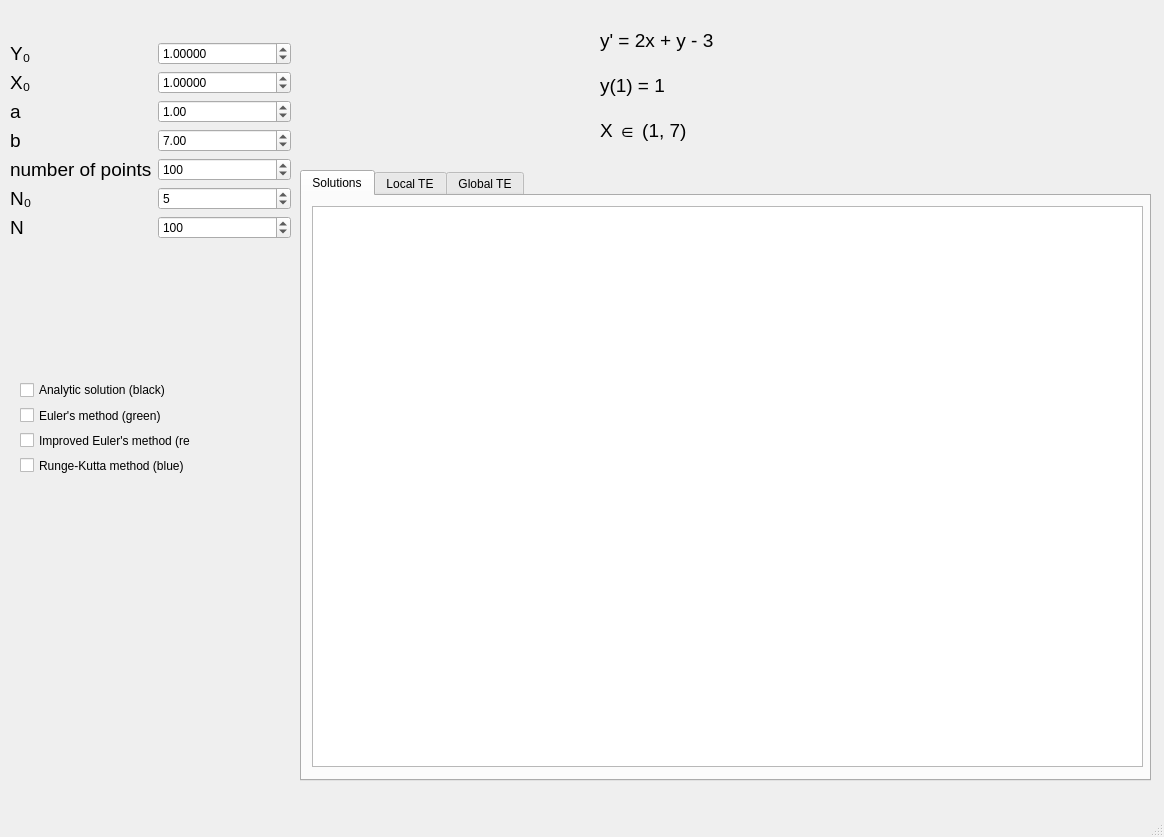
<?xml version="1.0" encoding="UTF-8"?>
<ui version="4.0">
 <class>MainWindow</class>
 <widget class="QMainWindow" name="MainWindow">
  <property name="enabled">
   <bool>true</bool>
  </property>
  <property name="geometry">
   <rect>
    <x>0</x>
    <y>0</y>
    <width>1164</width>
    <height>837</height>
   </rect>
  </property>
  <property name="sizePolicy">
   <sizepolicy hsizetype="Fixed" vsizetype="Fixed">
    <horstretch>0</horstretch>
    <verstretch>0</verstretch>
   </sizepolicy>
  </property>
  <property name="minimumSize">
   <size>
    <width>1164</width>
    <height>837</height>
   </size>
  </property>
  <property name="maximumSize">
   <size>
    <width>1164</width>
    <height>837</height>
   </size>
  </property>
  <property name="windowTitle">
   <string>de_solver_np_b20_01</string>
  </property>
  <widget class="QWidget" name="centralwidget">
   <widget class="QWidget" name="layoutWidget">
    <property name="geometry">
     <rect>
      <x>20</x>
      <y>380</y>
      <width>171</width>
      <height>95</height>
     </rect>
    </property>
    <layout class="QGridLayout" name="gridLayout_5">
     <item row="1" column="0">
      <widget class="QCheckBox" name="euler_check_box">
       <property name="text">
        <string>Euler's method (green)</string>
       </property>
      </widget>
     </item>
     <item row="2" column="0">
      <widget class="QCheckBox" name="improved_euler_check_box">
       <property name="text">
        <string>Improved Euler's method (red)</string>
       </property>
      </widget>
     </item>
     <item row="3" column="0">
      <widget class="QCheckBox" name="runge_kutta_check_box">
       <property name="text">
        <string>Runge-Kutta method (blue)</string>
       </property>
      </widget>
     </item>
     <item row="0" column="0">
      <widget class="QCheckBox" name="analytic_check_box">
       <property name="font">
        <font>
         <underline>false</underline>
         <strikeout>false</strikeout>
        </font>
       </property>
       <property name="text">
        <string>Analytic solution (black)</string>
       </property>
      </widget>
     </item>
    </layout>
   </widget>
   <widget class="QTabWidget" name="tabWidget">
    <property name="geometry">
     <rect>
      <x>300</x>
      <y>170</y>
      <width>851</width>
      <height>611</height>
     </rect>
    </property>
    <property name="currentIndex">
     <number>0</number>
    </property>
    <widget class="QWidget" name="solutions">
     <attribute name="title">
      <string>Solutions</string>
     </attribute>
     <widget class="PlotWidget" name="solution_plots">
      <property name="geometry">
       <rect>
        <x>10</x>
        <y>10</y>
        <width>831</width>
        <height>561</height>
       </rect>
      </property>
     </widget>
    </widget>
    <widget class="QWidget" name="lte">
     <attribute name="title">
      <string>Local TE</string>
     </attribute>
     <widget class="PlotWidget" name="local_error_plot">
      <property name="geometry">
       <rect>
        <x>10</x>
        <y>10</y>
        <width>831</width>
        <height>561</height>
       </rect>
      </property>
     </widget>
    </widget>
    <widget class="QWidget" name="gte">
     <attribute name="title">
      <string>Global TE</string>
     </attribute>
     <widget class="PlotWidget" name="global_error_plot">
      <property name="geometry">
       <rect>
        <x>10</x>
        <y>10</y>
        <width>831</width>
        <height>561</height>
       </rect>
      </property>
     </widget>
    </widget>
   </widget>
   <widget class="QWidget" name="">
    <property name="geometry">
     <rect>
      <x>600</x>
      <y>20</y>
      <width>241</width>
      <height>131</height>
     </rect>
    </property>
    <layout class="QGridLayout" name="gridLayout_2">
     <item row="2" column="0">
      <widget class="QLabel" name="label_8">
       <property name="font">
        <font>
         <pointsize>14</pointsize>
        </font>
       </property>
       <property name="text">
        <string>X ∈ (1, 7)</string>
       </property>
      </widget>
     </item>
     <item row="0" column="0">
      <widget class="QLabel" name="label_6">
       <property name="font">
        <font>
         <pointsize>14</pointsize>
        </font>
       </property>
       <property name="text">
        <string>y' = 2x + y - 3</string>
       </property>
      </widget>
     </item>
     <item row="1" column="0">
      <widget class="QLabel" name="label_7">
       <property name="font">
        <font>
         <pointsize>14</pointsize>
        </font>
       </property>
       <property name="text">
        <string>y(1) = 1</string>
       </property>
      </widget>
     </item>
    </layout>
   </widget>
   <widget class="QWidget" name="">
    <property name="geometry">
     <rect>
      <x>10</x>
      <y>30</y>
      <width>281</width>
      <height>221</height>
     </rect>
    </property>
    <layout class="QGridLayout" name="gridLayout_4">
     <item row="0" column="0">
      <layout class="QGridLayout" name="gridLayout_3">
       <item row="0" column="0">
        <widget class="QLabel" name="label_2">
         <property name="font">
          <font>
           <pointsize>14</pointsize>
          </font>
         </property>
         <property name="text">
          <string>Y₀</string>
         </property>
        </widget>
       </item>
       <item row="1" column="0">
        <widget class="QLabel" name="label">
         <property name="font">
          <font>
           <pointsize>14</pointsize>
          </font>
         </property>
         <property name="text">
          <string>X₀</string>
         </property>
        </widget>
       </item>
       <item row="2" column="0">
        <widget class="QLabel" name="label_3">
         <property name="font">
          <font>
           <pointsize>14</pointsize>
          </font>
         </property>
         <property name="text">
          <string>a</string>
         </property>
        </widget>
       </item>
       <item row="3" column="0">
        <widget class="QLabel" name="label_4">
         <property name="font">
          <font>
           <pointsize>14</pointsize>
          </font>
         </property>
         <property name="text">
          <string>b</string>
         </property>
        </widget>
       </item>
       <item row="4" column="0">
        <widget class="QLabel" name="label_5">
         <property name="font">
          <font>
           <pointsize>14</pointsize>
          </font>
         </property>
         <property name="text">
          <string>number of points</string>
         </property>
        </widget>
       </item>
       <item row="5" column="0">
        <widget class="QLabel" name="label_9">
         <property name="font">
          <font>
           <pointsize>14</pointsize>
          </font>
         </property>
         <property name="text">
          <string>N₀</string>
         </property>
        </widget>
       </item>
       <item row="6" column="0">
        <widget class="QLabel" name="label_10">
         <property name="font">
          <font>
           <pointsize>14</pointsize>
          </font>
         </property>
         <property name="text">
          <string>N</string>
         </property>
        </widget>
       </item>
      </layout>
     </item>
     <item row="0" column="1">
      <layout class="QGridLayout" name="gridLayout">
       <item row="0" column="0">
        <widget class="QDoubleSpinBox" name="y0_input">
         <property name="decimals">
          <number>5</number>
         </property>
         <property name="minimum">
          <double>-100.000000000000000</double>
         </property>
         <property name="maximum">
          <double>100.000000000000000</double>
         </property>
         <property name="singleStep">
          <double>0.000010000000000</double>
         </property>
         <property name="value">
          <double>1.000000000000000</double>
         </property>
        </widget>
       </item>
       <item row="1" column="0">
        <widget class="QDoubleSpinBox" name="x0_input">
         <property name="decimals">
          <number>5</number>
         </property>
         <property name="minimum">
          <double>-709.000000000000000</double>
         </property>
         <property name="maximum">
          <double>709.000000000000000</double>
         </property>
         <property name="singleStep">
          <double>0.000010000000000</double>
         </property>
         <property name="value">
          <double>1.000000000000000</double>
         </property>
        </widget>
       </item>
       <item row="2" column="0">
        <widget class="QDoubleSpinBox" name="a_input">
         <property name="minimum">
          <double>-709.000000000000000</double>
         </property>
         <property name="maximum">
          <double>708.000000000000000</double>
         </property>
         <property name="singleStep">
          <double>0.100000000000000</double>
         </property>
         <property name="value">
          <double>1.000000000000000</double>
         </property>
        </widget>
       </item>
       <item row="3" column="0">
        <widget class="QDoubleSpinBox" name="b_input">
         <property name="minimum">
          <double>-708.000000000000000</double>
         </property>
         <property name="maximum">
          <double>709.000000000000000</double>
         </property>
         <property name="singleStep">
          <double>0.100000000000000</double>
         </property>
         <property name="value">
          <double>7.000000000000000</double>
         </property>
        </widget>
       </item>
       <item row="4" column="0">
        <widget class="QSpinBox" name="pts_number_input">
         <property name="minimum">
          <number>1</number>
         </property>
         <property name="maximum">
          <number>100000</number>
         </property>
         <property name="value">
          <number>100</number>
         </property>
        </widget>
       </item>
       <item row="5" column="0">
        <widget class="QSpinBox" name="n_0_input">
         <property name="minimum">
          <number>1</number>
         </property>
         <property name="maximum">
          <number>100000</number>
         </property>
         <property name="value">
          <number>5</number>
         </property>
        </widget>
       </item>
       <item row="6" column="0">
        <widget class="QSpinBox" name="n_input">
         <property name="minimum">
          <number>1</number>
         </property>
         <property name="maximum">
          <number>100000</number>
         </property>
         <property name="value">
          <number>100</number>
         </property>
        </widget>
       </item>
      </layout>
     </item>
    </layout>
   </widget>
  </widget>
  <widget class="QMenuBar" name="menubar">
   <property name="geometry">
    <rect>
     <x>0</x>
     <y>0</y>
     <width>1164</width>
     <height>21</height>
    </rect>
   </property>
  </widget>
  <widget class="QStatusBar" name="statusbar"/>
 </widget>
 <customwidgets>
  <customwidget>
   <class>PlotWidget</class>
   <extends>QGraphicsView</extends>
   <header>pyqtgraph</header>
  </customwidget>
 </customwidgets>
 <resources/>
 <connections/>
</ui>
